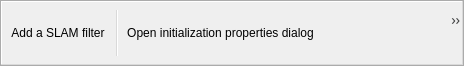
<?xml version="1.0" encoding="UTF-8"?>
<ui version="4.0">
 <class>sqSlamToolbar</class>
 <widget class="QToolBar" name="sqSlamToolbar">
  <property name="geometry">
   <rect>
    <x>0</x>
    <y>0</y>
    <width>464</width>
    <height>66</height>
   </rect>
  </property>
  <property name="windowTitle">
   <string>Slam Controls</string>
  </property>
  <property name="orientation">
   <enum>Qt::Horizontal</enum>
  </property>
  <action name="actionAddSlamFilter">
   <property name="icon">
    <iconset resource="../sqResources.qrc">
     <normaloff>:/sqResources/Icons/sqAdd.svg</normaloff>:/sqResources/Icons/sqAdd.svg</iconset>
   </property>
   <property name="text">
    <string>Add a SLAM filter</string>
   </property>
  </action>
  <action name="actionInitialize">
   <property name="icon">
    <iconset resource="../sqResources.qrc">
     <normaloff>:/sqResources/Icons/sqInitialize.svg</normaloff>:/sqResources/Icons/sqInitialize.svg</iconset>
   </property>
   <property name="text">
    <string>Open initialization properties dialog</string>
   </property>
  </action>
  <action name="actionAddExternalSensor">
   <property name="icon">
    <iconset resource="../sqResources.qrc">
     <normaloff>:/sqResources/Icons/sqAddExternalSensor.svg</normaloff>:/sqResources/Icons/sqAddExternalSensor.svg</iconset>
   </property>
   <property name="text">
    <string>Open add external sensor dialog</string>
   </property>
  </action>
  <action name="actionOptimizeGraph">
   <property name="icon">
    <iconset resource="../sqResources.qrc">
     <normaloff>:/sqResources/Icons/sqLoopClosure.svg</normaloff>:/sqResources/Icons/sqLoopClosure.svg</iconset>
   </property>
   <property name="text">
    <string>Open SLAM optimize graph dialog</string>
   </property>
  </action>
  <action name="actionResetSlam">
   <property name="icon">
    <iconset resource="../sqResources.qrc">
     <normaloff>:/sqResources/Icons/sqReset.svg</normaloff>:/sqResources/Icons/sqReset.svg</iconset>
   </property>
   <property name="text">
    <string>Reset SLAM internal state : maps and trajectory are cleared, current pose
is set back to origin and clear and refill external sensor data.</string>
   </property>
  </action>
  <addaction name="actionAddSlamFilter"/>
  <addaction name="separator"/>
  <addaction name="actionInitialize"/>
  <addaction name="actionAddExternalSensor"/>
  <addaction name="actionOptimizeGraph"/>
  <addaction name="separator"/>
  <addaction name="actionResetSlam"/>
 </widget>
 <resources>
  <include location="../sqResources.qrc"/>
 </resources>
 <connections/>
</ui>
